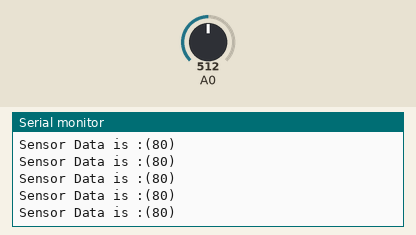
Simulated run of this sketch. Board: Arduino Uno, built with avr-gcc and run on an emulated ATmega328P. Shown: the last lines printed to the serial monitor. Inputs (shaded band) come from the test bench; at power-on: A0 = 512.

Above: at 1.2 s.
1.3 s: A0 set to 716
At 1.44 s:
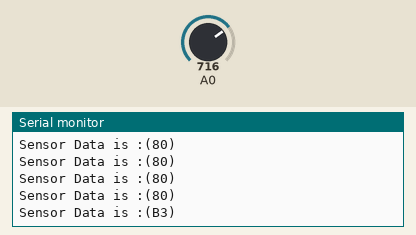
3.3 s: A0 set to 900
At 3.54 s:
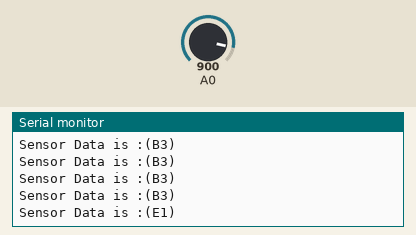
5.4 s: A0 set to 1023
At 5.64 s:
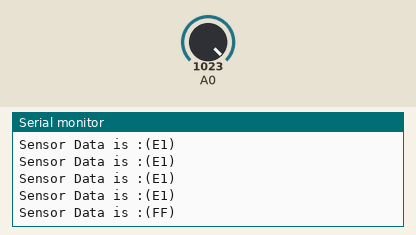
7.5 s: A0 set to 511
At 7.75 s:
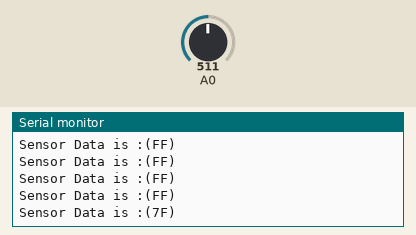
9.6 s: A0 set to 306
At 9.85 s:
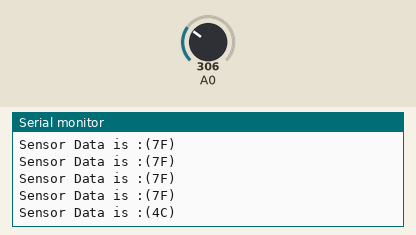

The sketch:

BT_Talk_VR_HitBlock.ino
```cpp
//  ref HC-05與HC-06藍牙模組補充說明（三）：使用Arduino設定AT命令
// ref http://swf.com.tw/?p=712

#include <SoftwareSerial.h>   // 引用程式庫
byte senddata ;

// 定義連接藍牙模組的序列埠
SoftwareSerial BT(11, 12); // 接收腳, 傳送腳
unsigned char val;  // 儲存接收資料的變數

void setup() {
  Serial.begin(9600);   // 與電腦序列埠連線
  Serial.println("BT is ready!");

  // 設定藍牙模組的連線速率
  // 如果是HC-05，請改成38400
  BT.begin(9600);
}

void loop() {
      senddata = (unsigned char)(analogRead(A0)/4) ;
     BT.write(senddata);
     Serial.print("Sensor Data is :(");
     Serial.print(senddata,HEX);
     Serial.print(")\n");

     delay(130) ;

  // 若收到藍牙模組的資料，則送到「序列埠監控視窗」
  if (BT.available()) {
    val = BT.read();
    Serial.print(val);
  }

  // 若收到「序列埠監控視窗」的資料，則送到藍牙模組
  if (Serial.available()) {
    val = Serial.read();
    BT.write(val);
  }
}
```

Measured:
- after the input at 1.3 s, the serial monitor: prints a new line at once (image 1)
- after the input at 3.3 s, the serial monitor: prints a new line after 0.12 s (image 2)
- after the input at 5.4 s, the serial monitor: prints a new line after 0.12 s (image 3)
- after the input at 7.5 s, the serial monitor: prints a new line after 0.13 s (image 4)
- after the input at 9.6 s, the serial monitor: prints a new line after 0.13 s (image 5)
